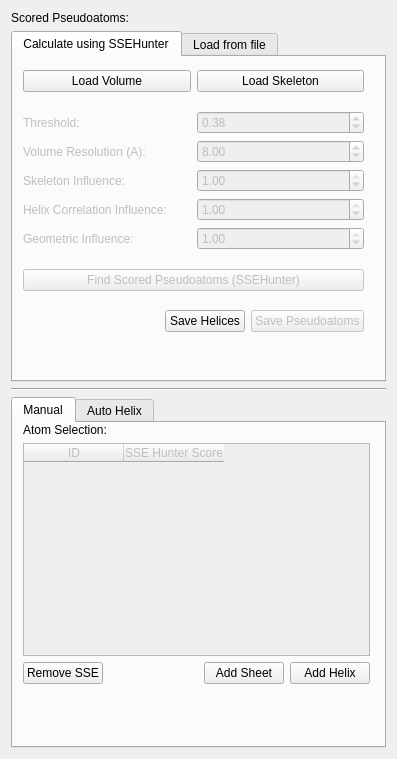
<?xml version="1.0" encoding="UTF-8"?>
<ui version="4.0">
 <class>DialogVolumeSSEBuilder</class>
 <widget class="QWidget" name="DialogVolumeSSEBuilder">
  <property name="geometry">
   <rect>
    <x>0</x>
    <y>0</y>
    <width>397</width>
    <height>759</height>
   </rect>
  </property>
  <property name="windowTitle">
   <string>SSE Builder</string>
  </property>
  <layout class="QVBoxLayout" name="verticalLayout_3">
   <item>
    <widget class="QLabel" name="labelAtomScore">
     <property name="text">
      <string>Scored Pseudoatoms:</string>
     </property>
    </widget>
   </item>
   <item>
    <widget class="QTabWidget" name="tabWidgetScoredAtoms">
     <property name="sizePolicy">
      <sizepolicy hsizetype="Expanding" vsizetype="MinimumExpanding">
       <horstretch>0</horstretch>
       <verstretch>0</verstretch>
      </sizepolicy>
     </property>
     <property name="minimumSize">
      <size>
       <width>330</width>
       <height>320</height>
      </size>
     </property>
     <property name="currentIndex">
      <number>0</number>
     </property>
     <widget class="QWidget" name="tab">
      <attribute name="title">
       <string>Calculate using SSEHunter</string>
      </attribute>
      <widget class="QWidget" name="layoutWidget">
       <property name="geometry">
        <rect>
         <x>10</x>
         <y>0</y>
         <width>341</width>
         <height>291</height>
        </rect>
       </property>
       <layout class="QVBoxLayout" name="verticalLayout_4">
        <item>
         <layout class="QHBoxLayout">
          <item>
           <widget class="QPushButton" name="pushButtonLoadVolume">
            <property name="text">
             <string>Load Volume</string>
            </property>
           </widget>
          </item>
          <item>
           <widget class="QPushButton" name="pushButtonLoadSkeleton">
            <property name="text">
             <string>Load Skeleton</string>
            </property>
           </widget>
          </item>
         </layout>
        </item>
        <item>
         <layout class="QGridLayout" name="gridLayout">
          <item row="0" column="0">
           <widget class="QLabel" name="labelThreshold">
            <property name="enabled">
             <bool>false</bool>
            </property>
            <property name="text">
             <string>Threshold:</string>
            </property>
           </widget>
          </item>
          <item row="0" column="1">
           <widget class="QDoubleSpinBox" name="doubleSpinBoxThreshold">
            <property name="enabled">
             <bool>false</bool>
            </property>
            <property name="minimum">
             <double>-100.000000000000000</double>
            </property>
            <property name="maximum">
             <double>100.000000000000000</double>
            </property>
            <property name="singleStep">
             <double>0.100000000000000</double>
            </property>
            <property name="value">
             <double>0.380000000000000</double>
            </property>
           </widget>
          </item>
          <item row="1" column="0">
           <widget class="QLabel" name="labelVolumeResolution">
            <property name="enabled">
             <bool>false</bool>
            </property>
            <property name="text">
             <string>Volume Resolution (A):</string>
            </property>
           </widget>
          </item>
          <item row="1" column="1">
           <widget class="QDoubleSpinBox" name="doubleSpinBoxResolution">
            <property name="enabled">
             <bool>false</bool>
            </property>
            <property name="maximum">
             <double>1000.000000000000000</double>
            </property>
            <property name="singleStep">
             <double>0.100000000000000</double>
            </property>
            <property name="value">
             <double>8.000000000000000</double>
            </property>
           </widget>
          </item>
          <item row="2" column="0">
           <widget class="QLabel" name="labelSkeletonScore">
            <property name="enabled">
             <bool>false</bool>
            </property>
            <property name="text">
             <string>Skeleton Influence:</string>
            </property>
           </widget>
          </item>
          <item row="2" column="1">
           <widget class="QDoubleSpinBox" name="doubleSpinBoxSkeleton">
            <property name="enabled">
             <bool>false</bool>
            </property>
            <property name="maximum">
             <double>1.000000000000000</double>
            </property>
            <property name="singleStep">
             <double>0.100000000000000</double>
            </property>
            <property name="value">
             <double>1.000000000000000</double>
            </property>
           </widget>
          </item>
          <item row="3" column="0">
           <widget class="QLabel" name="labelCrossCorrelationScore">
            <property name="enabled">
             <bool>false</bool>
            </property>
            <property name="text">
             <string>Helix Correlation Influence:</string>
            </property>
           </widget>
          </item>
          <item row="3" column="1">
           <widget class="QDoubleSpinBox" name="doubleSpinBoxCorrelation">
            <property name="enabled">
             <bool>false</bool>
            </property>
            <property name="maximum">
             <double>1.000000000000000</double>
            </property>
            <property name="singleStep">
             <double>0.100000000000000</double>
            </property>
            <property name="value">
             <double>1.000000000000000</double>
            </property>
           </widget>
          </item>
          <item row="4" column="0">
           <widget class="QLabel" name="labelGeometricScore">
            <property name="enabled">
             <bool>false</bool>
            </property>
            <property name="text">
             <string>Geometric Influence:</string>
            </property>
           </widget>
          </item>
          <item row="4" column="1">
           <widget class="QDoubleSpinBox" name="doubleSpinBoxGeometry">
            <property name="enabled">
             <bool>false</bool>
            </property>
            <property name="maximum">
             <double>1.000000000000000</double>
            </property>
            <property name="singleStep">
             <double>0.100000000000000</double>
            </property>
            <property name="value">
             <double>1.000000000000000</double>
            </property>
           </widget>
          </item>
         </layout>
        </item>
        <item>
         <widget class="QPushButton" name="pushButtonSSEHunter">
          <property name="enabled">
           <bool>false</bool>
          </property>
          <property name="text">
           <string>Find Scored Pseudoatoms (SSEHunter)</string>
          </property>
         </widget>
        </item>
        <item>
         <layout class="QHBoxLayout" name="horizontalLayout_5">
          <item>
           <spacer name="horizontalSpacer_2">
            <property name="orientation">
             <enum>Qt::Horizontal</enum>
            </property>
            <property name="sizeHint" stdset="0">
             <size>
              <width>134</width>
              <height>20</height>
             </size>
            </property>
           </spacer>
          </item>
          <item>
           <widget class="QPushButton" name="pushButtonSaveHelices">
            <property name="enabled">
             <bool>true</bool>
            </property>
            <property name="text">
             <string>Save Helices</string>
            </property>
           </widget>
          </item>
          <item>
           <widget class="QPushButton" name="pushButtonSavePseudoatoms">
            <property name="enabled">
             <bool>false</bool>
            </property>
            <property name="text">
             <string>Save Pseudoatoms</string>
            </property>
           </widget>
          </item>
         </layout>
        </item>
       </layout>
      </widget>
     </widget>
     <widget class="QWidget" name="tab_2">
      <attribute name="title">
       <string>Load from file</string>
      </attribute>
      <layout class="QGridLayout">
       <item row="0" column="0">
        <widget class="QLabel" name="labelAtomScore_2">
         <property name="text">
          <string>Scored Pseudoatom File:</string>
         </property>
        </widget>
       </item>
       <item row="1" column="0">
        <layout class="QGridLayout">
         <item row="0" column="0">
          <widget class="QLineEdit" name="lineEditAtomScore">
           <property name="readOnly">
            <bool>true</bool>
           </property>
          </widget>
         </item>
         <item row="0" column="1">
          <widget class="QPushButton" name="pushButtonBrowseAtomScore">
           <property name="sizePolicy">
            <sizepolicy hsizetype="Minimum" vsizetype="Fixed">
             <horstretch>0</horstretch>
             <verstretch>0</verstretch>
            </sizepolicy>
           </property>
           <property name="text">
            <string>...</string>
           </property>
          </widget>
         </item>
        </layout>
       </item>
       <item row="2" column="0">
        <spacer>
         <property name="orientation">
          <enum>Qt::Vertical</enum>
         </property>
         <property name="sizeHint" stdset="0">
          <size>
           <width>20</width>
           <height>40</height>
          </size>
         </property>
        </spacer>
       </item>
      </layout>
     </widget>
    </widget>
   </item>
   <item>
    <widget class="Line" name="line">
     <property name="orientation">
      <enum>Qt::Horizontal</enum>
     </property>
    </widget>
   </item>
   <item>
    <widget class="QTabWidget" name="tabWidgetAddSSEs">
     <property name="sizePolicy">
      <sizepolicy hsizetype="Expanding" vsizetype="MinimumExpanding">
       <horstretch>0</horstretch>
       <verstretch>0</verstretch>
      </sizepolicy>
     </property>
     <property name="minimumSize">
      <size>
       <width>330</width>
       <height>290</height>
      </size>
     </property>
     <property name="currentIndex">
      <number>0</number>
     </property>
     <widget class="QWidget" name="tab_3">
      <attribute name="title">
       <string>Manual</string>
      </attribute>
      <widget class="QWidget" name="layoutWidget">
       <property name="geometry">
        <rect>
         <x>10</x>
         <y>0</y>
         <width>347</width>
         <height>261</height>
        </rect>
       </property>
       <layout class="QVBoxLayout" name="verticalLayout">
        <item>
         <widget class="QLabel" name="labelSelection">
          <property name="text">
           <string>Atom Selection:</string>
          </property>
         </widget>
        </item>
        <item>
         <widget class="QTableWidget" name="tableWidgetSelection">
          <property name="enabled">
           <bool>false</bool>
          </property>
          <property name="alternatingRowColors">
           <bool>true</bool>
          </property>
          <column>
           <property name="text">
            <string>ID</string>
           </property>
          </column>
          <column>
           <property name="text">
            <string>SSE Hunter Score</string>
           </property>
          </column>
         </widget>
        </item>
        <item>
         <layout class="QHBoxLayout" name="horizontalLayout">
          <item>
           <widget class="QPushButton" name="pushButtonRemoveSSE">
            <property name="text">
             <string>Remove SSE</string>
            </property>
           </widget>
          </item>
          <item>
           <spacer name="horizontalSpacer">
            <property name="orientation">
             <enum>Qt::Horizontal</enum>
            </property>
            <property name="sizeHint" stdset="0">
             <size>
              <width>306</width>
              <height>20</height>
             </size>
            </property>
           </spacer>
          </item>
          <item>
           <widget class="QPushButton" name="pushButtonSelectionToSheet">
            <property name="text">
             <string>Add Sheet</string>
            </property>
           </widget>
          </item>
          <item>
           <widget class="QPushButton" name="pushButtonSelectionToHelix">
            <property name="text">
             <string>Add Helix</string>
            </property>
           </widget>
          </item>
         </layout>
        </item>
       </layout>
      </widget>
     </widget>
     <widget class="QWidget" name="tab_4">
      <attribute name="title">
       <string>Auto Helix</string>
      </attribute>
      <widget class="QWidget" name="layoutWidget">
       <property name="geometry">
        <rect>
         <x>0</x>
         <y>0</y>
         <width>281</width>
         <height>110</height>
        </rect>
       </property>
       <layout class="QVBoxLayout" name="verticalLayout_2">
        <item>
         <layout class="QHBoxLayout" name="horizontalLayout_2">
          <item>
           <widget class="QLabel" name="label">
            <property name="text">
             <string>Linearity Threshold:</string>
            </property>
           </widget>
          </item>
          <item>
           <widget class="QSlider" name="horizontalSliderLinearityThresh">
            <property name="minimum">
             <number>0</number>
            </property>
            <property name="maximum">
             <number>24</number>
            </property>
            <property name="value">
             <number>12</number>
            </property>
            <property name="orientation">
             <enum>Qt::Horizontal</enum>
            </property>
            <property name="tickPosition">
             <enum>QSlider::NoTicks</enum>
            </property>
            <property name="tickInterval">
             <number>0</number>
            </property>
           </widget>
          </item>
         </layout>
        </item>
        <item>
         <layout class="QHBoxLayout" name="horizontalLayout_3">
          <item>
           <widget class="QLabel" name="label_2">
            <property name="text">
             <string>Score Threshold:</string>
            </property>
           </widget>
          </item>
          <item>
           <widget class="QDoubleSpinBox" name="doubleSpinBoxScoreThresh">
            <property name="minimum">
             <double>-3.000000000000000</double>
            </property>
            <property name="maximum">
             <double>3.000000000000000</double>
            </property>
            <property name="singleStep">
             <double>0.100000000000000</double>
            </property>
           </widget>
          </item>
         </layout>
        </item>
        <item>
         <layout class="QHBoxLayout" name="horizontalLayout_4">
          <item>
           <widget class="QPushButton" name="pushButtonRemoveHelices">
            <property name="text">
             <string>Remove All</string>
            </property>
           </widget>
          </item>
          <item>
           <widget class="QPushButton" name="pushButtonAddHelices">
            <property name="text">
             <string>Add Helices</string>
            </property>
           </widget>
          </item>
         </layout>
        </item>
       </layout>
      </widget>
     </widget>
    </widget>
   </item>
  </layout>
 </widget>
 <tabstops>
  <tabstop>tabWidgetScoredAtoms</tabstop>
  <tabstop>pushButtonLoadVolume</tabstop>
  <tabstop>pushButtonLoadSkeleton</tabstop>
  <tabstop>doubleSpinBoxThreshold</tabstop>
  <tabstop>doubleSpinBoxResolution</tabstop>
  <tabstop>doubleSpinBoxSkeleton</tabstop>
  <tabstop>doubleSpinBoxCorrelation</tabstop>
  <tabstop>pushButtonSSEHunter</tabstop>
  <tabstop>pushButtonSavePseudoatoms</tabstop>
  <tabstop>lineEditAtomScore</tabstop>
  <tabstop>pushButtonBrowseAtomScore</tabstop>
 </tabstops>
 <resources/>
 <connections/>
</ui>
